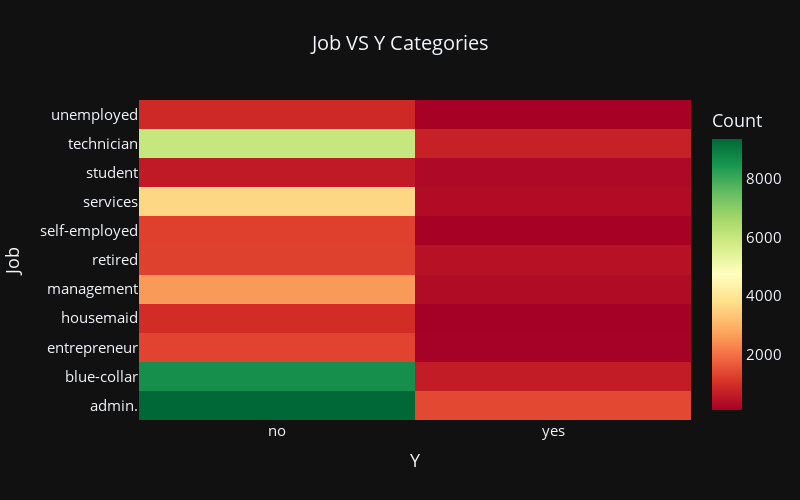

The notebook cell saved with this chart:
### Code cell
fig_heatmap = go.Figure(data=go.Heatmap(
    z=pivot_table.values,
    x=pivot_table.columns,
    y=pivot_table.index,
    colorscale='rdylgn',
    colorbar=dict(title='Count')
))
fig_heatmap.update_layout(
    title='Job VS Y Categories',
    title_x=0.5,
    title_font=dict(size=20),
    xaxis=dict(title='Y'),
    yaxis=dict(title='Job'),
    font=dict(
        size=15,
    ), 
    width=800,
    height=500,
    template='plotly_dark'
)
fig_heatmap.update_annotations(font=dict(size=20))
fig_heatmap.show()

### Figure 1 — Plotly figure (JSON) as saved in the notebook; plotly's stock layout.template omitted (floating-point values rounded to 4 significant figures)
{"data": [{"colorbar": {"title": {"text": "Count"}}, "colorscale": [[0.0, "rgb(165,0,38)"], [0.1, "rgb(215,48,39)"], [0.2, "rgb(244,109,67)"], [0.3, "rgb(253,174,97)"], [0.4, "rgb(254,224,139)"], [0.5, "rgb(255,255,191)"], [0.6, "rgb(217,239,139)"], [0.7, "rgb(166,217,106)"], [0.8, "rgb(102,189,99)"], [0.9, "rgb(26,152,80)"], [1.0, "rgb(0,104,55)"]], "type": "heatmap", "x": ["no", "yes"], "y": ["admin.", "blue-collar", "entrepreneur", "housemaid", "management", "retired", "self-employed", "services", "student", "technician", "unemployed"], "z": [[9360, 1388], [8614, 638], [1332, 124], [954, 106], [2596, 328], [1284, 434], [1272, 149], [3644, 323], [600, 275], [6009, 730], [870, 144]]}], "layout": {"font": {"size": 15}, "height": 500, "title": {"font": {"size": 20}, "text": "Job VS Y Categories", "x": 0.5}, "width": 800, "xaxis": {"title": {"text": "Y"}}, "yaxis": {"title": {"text": "Job"}}}}
